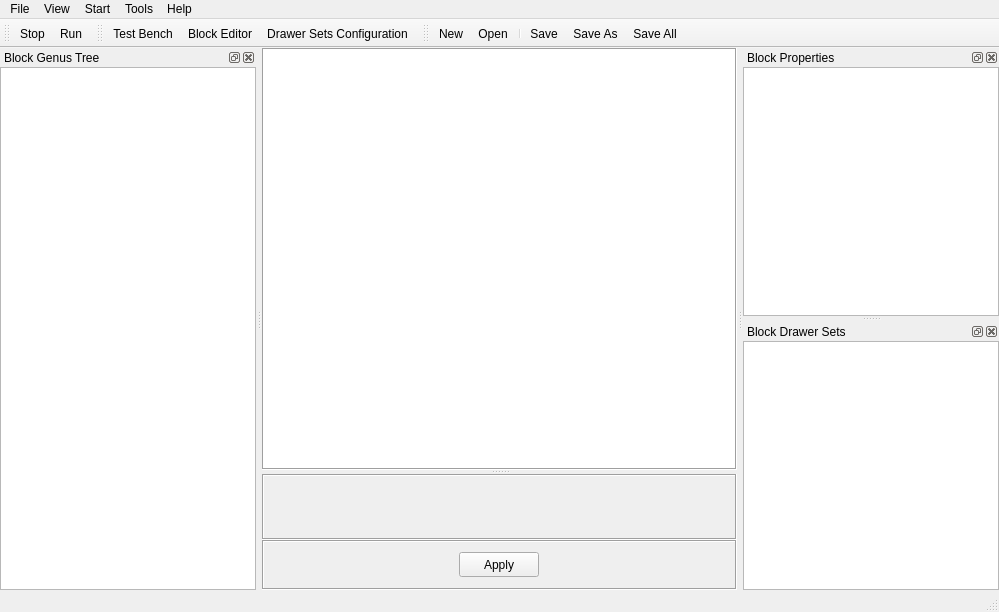
<?xml version="1.0" encoding="UTF-8"?>
<ui version="4.0">
 <class>MainWindow</class>
 <widget class="QMainWindow" name="MainWindow">
  <property name="geometry">
   <rect>
    <x>0</x>
    <y>0</y>
    <width>999</width>
    <height>612</height>
   </rect>
  </property>
  <property name="windowTitle">
   <string>Universal Test Platform</string>
  </property>
  <property name="whatsThis">
   <string/>
  </property>
  <widget class="QWidget" name="centralwidget">
   <layout class="QVBoxLayout" name="verticalLayout_4">
    <property name="spacing">
     <number>0</number>
    </property>
    <property name="margin">
     <number>0</number>
    </property>
    <item>
     <widget class="QStackedWidget" name="stackedWidget">
      <property name="currentIndex">
       <number>2</number>
      </property>
      <widget class="QWidget" name="pgHome"/>
      <widget class="QWidget" name="pgBlockEditor"/>
      <widget class="QWidget" name="pgDrawerSets">
       <layout class="QVBoxLayout" name="verticalLayout_2">
        <property name="spacing">
         <number>0</number>
        </property>
        <property name="margin">
         <number>0</number>
        </property>
        <item>
         <layout class="QVBoxLayout" name="verticalLayout">
          <property name="spacing">
           <number>0</number>
          </property>
          <item>
           <widget class="QWidget" name="widget" native="true">
            <layout class="QHBoxLayout" name="horizontalLayout">
             <property name="spacing">
              <number>0</number>
             </property>
             <property name="margin">
              <number>0</number>
             </property>
             <item>
              <widget class="QSplitter" name="splitter">
               <property name="orientation">
                <enum>Qt::Vertical</enum>
               </property>
               <widget class="QPropertyEditorWidget" name="tvBlockGenusView">
                <property name="sizePolicy">
                 <sizepolicy hsizetype="Preferred" vsizetype="Preferred">
                  <horstretch>3</horstretch>
                  <verstretch>0</verstretch>
                 </sizepolicy>
                </property>
                <property name="frameShape">
                 <enum>QFrame::Box</enum>
                </property>
               </widget>
               <widget class="QFrame" name="wndPreview">
                <property name="sizePolicy">
                 <sizepolicy hsizetype="Preferred" vsizetype="Preferred">
                  <horstretch>2</horstretch>
                  <verstretch>0</verstretch>
                 </sizepolicy>
                </property>
                <property name="minimumSize">
                 <size>
                  <width>0</width>
                  <height>0</height>
                 </size>
                </property>
                <property name="frameShape">
                 <enum>QFrame::Box</enum>
                </property>
                <property name="frameShadow">
                 <enum>QFrame::Sunken</enum>
                </property>
               </widget>
              </widget>
             </item>
            </layout>
           </widget>
          </item>
          <item>
           <widget class="QFrame" name="wndApplyGenus">
            <property name="minimumSize">
             <size>
              <width>0</width>
              <height>50</height>
             </size>
            </property>
            <property name="maximumSize">
             <size>
              <width>16777215</width>
              <height>50</height>
             </size>
            </property>
            <property name="layoutDirection">
             <enum>Qt::LeftToRight</enum>
            </property>
            <property name="frameShape">
             <enum>QFrame::Box</enum>
            </property>
            <property name="frameShadow">
             <enum>QFrame::Sunken</enum>
            </property>
            <layout class="QHBoxLayout" name="horizontalLayout_2">
             <property name="spacing">
              <number>0</number>
             </property>
             <property name="margin">
              <number>0</number>
             </property>
             <item>
              <widget class="QWidget" name="widget_2" native="true">
               <layout class="QHBoxLayout" name="horizontalLayout_3">
                <item>
                 <widget class="QPushButton" name="btnApply">
                  <property name="minimumSize">
                   <size>
                    <width>80</width>
                    <height>25</height>
                   </size>
                  </property>
                  <property name="maximumSize">
                   <size>
                    <width>80</width>
                    <height>25</height>
                   </size>
                  </property>
                  <property name="text">
                   <string>Apply</string>
                  </property>
                  <property name="flat">
                   <bool>false</bool>
                  </property>
                 </widget>
                </item>
               </layout>
              </widget>
             </item>
            </layout>
           </widget>
          </item>
         </layout>
        </item>
       </layout>
      </widget>
     </widget>
    </item>
   </layout>
  </widget>
  <widget class="QMenuBar" name="menubar">
   <property name="geometry">
    <rect>
     <x>0</x>
     <y>0</y>
     <width>999</width>
     <height>21</height>
    </rect>
   </property>
   <widget class="QMenu" name="menuFile">
    <property name="title">
     <string>File</string>
    </property>
    <addaction name="actionNew"/>
    <addaction name="actionOpen"/>
    <addaction name="separator"/>
    <addaction name="actionSave"/>
    <addaction name="actionSaveAs"/>
    <addaction name="separator"/>
    <addaction name="actionQuit"/>
   </widget>
   <widget class="QMenu" name="menuView">
    <property name="title">
     <string>View</string>
    </property>
    <addaction name="actionMainToolbar"/>
    <addaction name="separator"/>
    <addaction name="actionTestBench"/>
    <addaction name="actionBlockEditor"/>
    <addaction name="actionDrawersets"/>
   </widget>
   <widget class="QMenu" name="menuStart">
    <property name="title">
     <string>Start</string>
    </property>
    <addaction name="actionRestart"/>
    <addaction name="actionStop"/>
    <addaction name="separator"/>
    <addaction name="actionRun"/>
   </widget>
   <widget class="QMenu" name="menuTools">
    <property name="title">
     <string>Tools</string>
    </property>
    <addaction name="actionBlockGenusManagement"/>
   </widget>
   <widget class="QMenu" name="menuHelp">
    <property name="title">
     <string>Help</string>
    </property>
    <addaction name="actionAbout"/>
   </widget>
   <addaction name="menuFile"/>
   <addaction name="menuView"/>
   <addaction name="menuStart"/>
   <addaction name="menuTools"/>
   <addaction name="menuHelp"/>
  </widget>
  <widget class="QDockWidget" name="blockGenusWnd">
   <property name="allowedAreas">
    <set>Qt::AllDockWidgetAreas</set>
   </property>
   <property name="windowTitle">
    <string>Block Genus Tree</string>
   </property>
   <attribute name="dockWidgetArea">
    <number>1</number>
   </attribute>
   <widget class="QWidget" name="dockWidgetContents_2">
    <layout class="QGridLayout" name="gridLayout_2">
     <property name="margin">
      <number>0</number>
     </property>
     <property name="spacing">
      <number>0</number>
     </property>
     <item row="0" column="0">
      <widget class="GenusListWidget" name="lwBlockGenus">
       <property name="sizePolicy">
        <sizepolicy hsizetype="Expanding" vsizetype="Expanding">
         <horstretch>0</horstretch>
         <verstretch>0</verstretch>
        </sizepolicy>
       </property>
       <property name="frameShadow">
        <enum>QFrame::Sunken</enum>
       </property>
       <property name="verticalScrollBarPolicy">
        <enum>Qt::ScrollBarAsNeeded</enum>
       </property>
       <property name="showDropIndicator" stdset="0">
        <bool>true</bool>
       </property>
       <property name="viewMode">
        <enum>QListView::ListMode</enum>
       </property>
       <property name="uniformItemSizes">
        <bool>false</bool>
       </property>
      </widget>
     </item>
    </layout>
   </widget>
  </widget>
  <widget class="QStatusBar" name="statusbar"/>
  <widget class="QDockWidget" name="blockPropWnd">
   <property name="windowTitle">
    <string>Block Properties</string>
   </property>
   <attribute name="dockWidgetArea">
    <number>2</number>
   </attribute>
   <widget class="QWidget" name="dockWidgetContents_4">
    <layout class="QVBoxLayout" name="verticalLayout_3">
     <property name="spacing">
      <number>0</number>
     </property>
     <property name="margin">
      <number>0</number>
     </property>
     <item>
      <widget class="QPropertyEditorWidget" name="tvBlockPropView"/>
     </item>
    </layout>
   </widget>
  </widget>
  <widget class="QDockWidget" name="drawerSetsWnd">
   <property name="windowTitle">
    <string>Block Drawer Sets</string>
   </property>
   <attribute name="dockWidgetArea">
    <number>2</number>
   </attribute>
   <widget class="QWidget" name="dockWidgetContents">
    <layout class="QVBoxLayout" name="verticalLayout_5">
     <property name="spacing">
      <number>0</number>
     </property>
     <property name="margin">
      <number>0</number>
     </property>
     <item>
      <widget class="DrawerSetsTreeView" name="tvDrawerSets">
       <property name="acceptDrops">
        <bool>true</bool>
       </property>
       <property name="defaultDropAction">
        <enum>Qt::MoveAction</enum>
       </property>
       <property name="selectionBehavior">
        <enum>QAbstractItemView::SelectRows</enum>
       </property>
       <property name="rootIsDecorated">
        <bool>true</bool>
       </property>
       <property name="itemsExpandable">
        <bool>false</bool>
       </property>
       <property name="allColumnsShowFocus">
        <bool>true</bool>
       </property>
       <property name="expandsOnDoubleClick">
        <bool>false</bool>
       </property>
       <attribute name="headerDefaultSectionSize">
        <number>0</number>
       </attribute>
      </widget>
     </item>
    </layout>
   </widget>
  </widget>
  <widget class="QToolBar" name="toolBar3">
   <property name="windowTitle">
    <string>toolBar3</string>
   </property>
   <attribute name="toolBarArea">
    <enum>TopToolBarArea</enum>
   </attribute>
   <attribute name="toolBarBreak">
    <bool>false</bool>
   </attribute>
   <addaction name="actionStop"/>
   <addaction name="actionRun"/>
  </widget>
  <widget class="QToolBar" name="toolBar1">
   <property name="windowTitle">
    <string>toolBar2</string>
   </property>
   <attribute name="toolBarArea">
    <enum>TopToolBarArea</enum>
   </attribute>
   <attribute name="toolBarBreak">
    <bool>false</bool>
   </attribute>
   <addaction name="actionTestBench"/>
   <addaction name="actionBlockEditor"/>
   <addaction name="actionDrawersets"/>
  </widget>
  <widget class="QToolBar" name="toolBar2">
   <property name="windowTitle">
    <string>toolBar2</string>
   </property>
   <attribute name="toolBarArea">
    <enum>TopToolBarArea</enum>
   </attribute>
   <attribute name="toolBarBreak">
    <bool>false</bool>
   </attribute>
   <addaction name="actionNew"/>
   <addaction name="actionOpen"/>
   <addaction name="separator"/>
   <addaction name="actionSave"/>
   <addaction name="actionSaveAs"/>
   <addaction name="actionSaveAll"/>
  </widget>
  <action name="actionOpen">
   <property name="icon">
    <iconset>
     <normaloff>resource/Open v2.png</normaloff>resource/Open v2.png</iconset>
   </property>
   <property name="text">
    <string>Open</string>
   </property>
  </action>
  <action name="actionMainToolbar">
   <property name="checkable">
    <bool>true</bool>
   </property>
   <property name="checked">
    <bool>true</bool>
   </property>
   <property name="text">
    <string>Main Toolbar</string>
   </property>
  </action>
  <action name="actionSave">
   <property name="icon">
    <iconset>
     <normaloff>resource/3floppy_unmount.png</normaloff>resource/3floppy_unmount.png</iconset>
   </property>
   <property name="text">
    <string>Save</string>
   </property>
  </action>
  <action name="actionNew">
   <property name="icon">
    <iconset>
     <normaloff>resource/new.png</normaloff>resource/new.png</iconset>
   </property>
   <property name="text">
    <string>New</string>
   </property>
  </action>
  <action name="actionQuit">
   <property name="text">
    <string>Quit</string>
   </property>
  </action>
  <action name="actionRun">
   <property name="icon">
    <iconset>
     <normaloff>resource/user_run.png</normaloff>resource/user_run.png</iconset>
   </property>
   <property name="text">
    <string>Run</string>
   </property>
  </action>
  <action name="actionRestart">
   <property name="text">
    <string>Restart</string>
   </property>
  </action>
  <action name="actionStop">
   <property name="enabled">
    <bool>true</bool>
   </property>
   <property name="icon">
    <iconset>
     <normaloff>resource/button-stop (1).png</normaloff>resource/button-stop (1).png</iconset>
   </property>
   <property name="text">
    <string>Stop</string>
   </property>
  </action>
  <action name="actionBlockGenusTree">
   <property name="checkable">
    <bool>true</bool>
   </property>
   <property name="text">
    <string>Block Genus Tree</string>
   </property>
  </action>
  <action name="actionBlockProperities">
   <property name="checkable">
    <bool>true</bool>
   </property>
   <property name="text">
    <string>Block Properities</string>
   </property>
  </action>
  <action name="actionBlockPreview">
   <property name="checkable">
    <bool>true</bool>
   </property>
   <property name="text">
    <string>Block Preview</string>
   </property>
  </action>
  <action name="actionSaveAs">
   <property name="icon">
    <iconset>
     <normaloff>resource/SaveAs.png</normaloff>resource/SaveAs.png</iconset>
   </property>
   <property name="text">
    <string>Save As</string>
   </property>
  </action>
  <action name="actionBlockGenusManagement">
   <property name="text">
    <string>Block Genus Management</string>
   </property>
  </action>
  <action name="actionAbout">
   <property name="text">
    <string>About</string>
   </property>
  </action>
  <action name="actionBlockEditor">
   <property name="checkable">
    <bool>true</bool>
   </property>
   <property name="icon">
    <iconset>
     <normaloff>resource/117-puzzle.png</normaloff>resource/117-puzzle.png</iconset>
   </property>
   <property name="text">
    <string>Block Editor</string>
   </property>
  </action>
  <action name="actionTestBench">
   <property name="checkable">
    <bool>true</bool>
   </property>
   <property name="icon">
    <iconset>
     <normaloff>resource/79-Home.png</normaloff>resource/79-Home.png</iconset>
   </property>
   <property name="text">
    <string>Test Bench</string>
   </property>
  </action>
  <action name="actionDrawersets">
   <property name="checkable">
    <bool>true</bool>
   </property>
   <property name="icon">
    <iconset>
     <normaloff>resource/128-48.png</normaloff>resource/128-48.png</iconset>
   </property>
   <property name="text">
    <string>Drawer Sets Configuration</string>
   </property>
  </action>
  <action name="actionSaveAll">
   <property name="icon">
    <iconset>
     <normaloff>resource/48x48-save_all.png</normaloff>resource/48x48-save_all.png</iconset>
   </property>
   <property name="text">
    <string>Save All</string>
   </property>
  </action>
 </widget>
 <customwidgets>
  <customwidget>
   <class>QPropertyEditorWidget</class>
   <extends>QTreeView</extends>
   <header>components.propertyeditor.QPropertyEditorWidget</header>
  </customwidget>
  <customwidget>
   <class>GenusListWidget</class>
   <extends>QListWidget</extends>
   <header>components.GenusListWidget</header>
  </customwidget>
  <customwidget>
   <class>DrawerSetsTreeView</class>
   <extends>QTreeView</extends>
   <header>components.DrawerSetsTreeView</header>
  </customwidget>
 </customwidgets>
 <tabstops>
  <tabstop>lwBlockGenus</tabstop>
  <tabstop>tvBlockPropView</tabstop>
 </tabstops>
 <resources/>
 <connections>
  <connection>
   <sender>actionMainToolbar</sender>
   <signal>toggled(bool)</signal>
   <receiver>toolBar1</receiver>
   <slot>setVisible(bool)</slot>
   <hints>
    <hint type="sourcelabel">
     <x>-1</x>
     <y>-1</y>
    </hint>
    <hint type="destinationlabel">
     <x>246</x>
     <y>54</y>
    </hint>
   </hints>
  </connection>
  <connection>
   <sender>actionBlockGenusTree</sender>
   <signal>toggled(bool)</signal>
   <receiver>blockGenusWnd</receiver>
   <slot>setVisible(bool)</slot>
   <hints>
    <hint type="sourcelabel">
     <x>-1</x>
     <y>-1</y>
    </hint>
    <hint type="destinationlabel">
     <x>255</x>
     <y>527</y>
    </hint>
   </hints>
  </connection>
  <connection>
   <sender>blockGenusWnd</sender>
   <signal>visibilityChanged(bool)</signal>
   <receiver>actionBlockGenusTree</receiver>
   <slot>setChecked(bool)</slot>
   <hints>
    <hint type="sourcelabel">
     <x>255</x>
     <y>527</y>
    </hint>
    <hint type="destinationlabel">
     <x>-1</x>
     <y>-1</y>
    </hint>
   </hints>
  </connection>
 </connections>
</ui>
